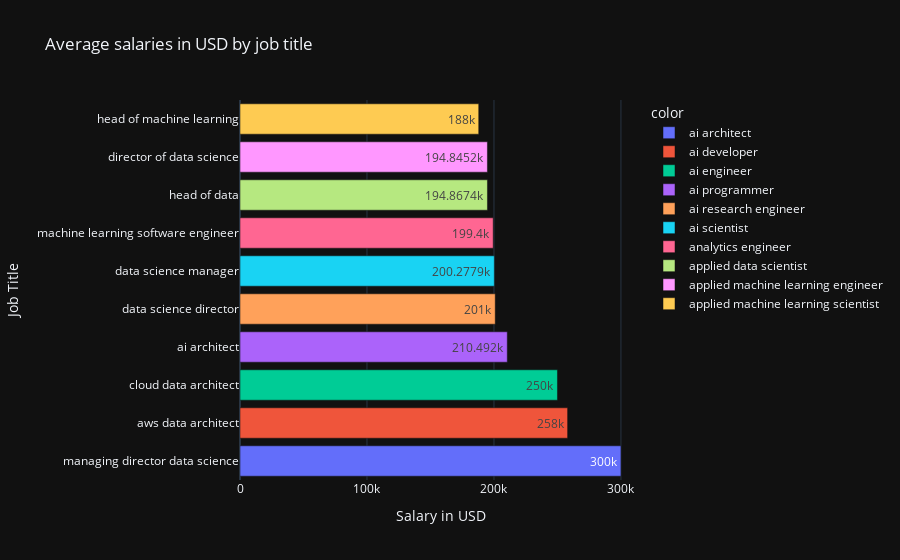

This figure's notebook cell:
### Code cell
iplot(px.bar(df_average_job_title_salary.sort_values(ascending=False)[:10],
             orientation='h',
             labels={'value':'Salary in USD','job_title':'Job Title'},
             title='Average salaries in USD by job title',
             template='plotly_dark',
             color=df_average_job_title_salary.index[:10],
             text_auto=True
))

### Figure 1 — Plotly figure (JSON) as saved in the notebook; plotly's stock layout.template omitted (floating-point values rounded to 4 significant figures)
{"data": [{"alignmentgroup": "True", "hovertemplate": "color=ai architect<br>Salary in USD=%{x}<br>Job Title=%{y}<extra></extra>", "legendgroup": "ai architect", "marker": {"color": "#636efa", "pattern": {"shape": ""}}, "name": "ai architect", "offsetgroup": "ai architect", "orientation": "h", "showlegend": true, "textposition": "auto", "texttemplate": "%{x}", "type": "bar", "x": [300000], "xaxis": "x", "y": ["managing director data science"], "yaxis": "y"}, {"alignmentgroup": "True", "hovertemplate": "color=ai developer<br>Salary in USD=%{x}<br>Job Title=%{y}<extra></extra>", "legendgroup": "ai developer", "marker": {"color": "#EF553B", "pattern": {"shape": ""}}, "name": "ai developer", "offsetgroup": "ai developer", "orientation": "h", "showlegend": true, "textposition": "auto", "texttemplate": "%{x}", "type": "bar", "x": [258000], "xaxis": "x", "y": ["aws data architect"], "yaxis": "y"}, {"alignmentgroup": "True", "hovertemplate": "color=ai engineer<br>Salary in USD=%{x}<br>Job Title=%{y}<extra></extra>", "legendgroup": "ai engineer", "marker": {"color": "#00cc96", "pattern": {"shape": ""}}, "name": "ai engineer", "offsetgroup": "ai engineer", "orientation": "h", "showlegend": true, "textposition": "auto", "texttemplate": "%{x}", "type": "bar", "x": [250000], "xaxis": "x", "y": ["cloud data architect"], "yaxis": "y"}, {"alignmentgroup": "True", "hovertemplate": "color=ai programmer<br>Salary in USD=%{x}<br>Job Title=%{y}<extra></extra>", "legendgroup": "ai programmer", "marker": {"color": "#ab63fa", "pattern": {"shape": ""}}, "name": "ai programmer", "offsetgroup": "ai programmer", "orientation": "h", "showlegend": true, "textposition": "auto", "texttemplate": "%{x}", "type": "bar", "x": [210492], "xaxis": "x", "y": ["ai architect"], "yaxis": "y"}, {"alignmentgroup": "True", "hovertemplate": "color=ai research engineer<br>Salary in USD=%{x}<br>Job Title=%{y}<extra></extra>", "legendgroup": "ai research engineer", "marker": {"color": "#FFA15A", "pattern": {"shape": ""}}, "name": "ai research engineer", "offsetgroup": "ai research engineer", "orientation": "h", "showlegend": true, "textposition": "auto", "texttemplate": "%{x}", "type": "bar", "x": [201000], "xaxis": "x", "y": ["data science director"], "yaxis": "y"}, {"alignmentgroup": "True", "hovertemplate": "color=ai scientist<br>Salary in USD=%{x}<br>Job Title=%{y}<extra></extra>", "legendgroup": "ai scientist", "marker": {"color": "#19d3f3", "pattern": {"shape": ""}}, "name": "ai scientist", "offsetgroup": "ai scientist", "orientation": "h", "showlegend": true, "textposition": "auto", "texttemplate": "%{x}", "type": "bar", "x": [200300.0], "xaxis": "x", "y": ["data science manager"], "yaxis": "y"}, {"alignmentgroup": "True", "hovertemplate": "color=analytics engineer<br>Salary in USD=%{x}<br>Job Title=%{y}<extra></extra>", "legendgroup": "analytics engineer", "marker": {"color": "#FF6692", "pattern": {"shape": ""}}, "name": "analytics engineer", "offsetgroup": "analytics engineer", "orientation": "h", "showlegend": true, "textposition": "auto", "texttemplate": "%{x}", "type": "bar", "x": [199400], "xaxis": "x", "y": ["machine learning software engineer"], "yaxis": "y"}, {"alignmentgroup": "True", "hovertemplate": "color=applied data scientist<br>Salary in USD=%{x}<br>Job Title=%{y}<extra></extra>", "legendgroup": "applied data scientist", "marker": {"color": "#B6E880", "pattern": {"shape": ""}}, "name": "applied data scientist", "offsetgroup": "applied data scientist", "orientation": "h", "showlegend": true, "textposition": "auto", "texttemplate": "%{x}", "type": "bar", "x": [194900.0], "xaxis": "x", "y": ["head of data"], "yaxis": "y"}, {"alignmentgroup": "True", "hovertemplate": "color=applied machine learning engineer<br>Salary in USD=%{x}<br>Job Title=%{y}<extra></extra>", "legendgroup": "applied machine learning engineer", "marker": {"color": "#FF97FF", "pattern": {"shape": ""}}, "name": "applied machine learning engineer", "offsetgroup": "applied machine learning engineer", "orientation": "h", "showlegend": true, "textposition": "auto", "texttemplate": "%{x}", "type": "bar", "x": [194800.0], "xaxis": "x", "y": ["director of data science"], "yaxis": "y"}, {"alignmentgroup": "True", "hovertemplate": "color=applied machine learning scientist<br>Salary in USD=%{x}<br>Job Title=%{y}<extra></extra>", "legendgroup": "applied machine learning scientist", "marker": {"color": "#FECB52", "pattern": {"shape": ""}}, "name": "applied machine learning scientist", "offsetgroup": "applied machine learning scientist", "orientation": "h", "showlegend": true, "textposition": "auto", "texttemplate": "%{x}", "type": "bar", "x": [188000], "xaxis": "x", "y": ["head of machine learning"], "yaxis": "y"}], "layout": {"barmode": "relative", "legend": {"title": {"text": "color"}, "tracegroupgap": 0}, "title": {"text": "Average salaries in USD by job title"}, "xaxis": {"anchor": "y", "domain": [0, 1], "title": {"text": "Salary in USD"}}, "yaxis": {"anchor": "x", "domain": [0, 1], "title": {"text": "Job Title"}}}}
